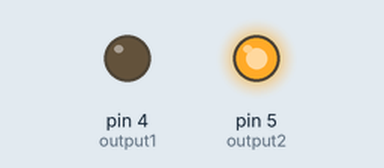
Recording of a sketch running on a simulated Arduino Uno, built with avr-gcc and run on an emulated ATmega328P. Parts: output pins drawn as LEDs (lit = HIGH).

Above: at 0.1 s.
Timing chart, 0 to 1.6 s (numbered marks = the images above):
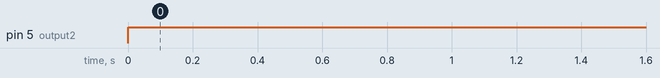

The sketch:

axialfluxmotor.ino
```cpp
const int sensor = 9;
const int output1 = 4, output2 = 5;
bool state = false;
void setup() {
   pinMode(sensor, INPUT);  //initializing the respective pins
   pinMode(output1,OUTPUT);
   pinMode(output2,OUTPUT);
   attachInterrupt(digitalPinToInterrupt(sensor),triggered, CHANGE);
}

void loop() { //Sets the pole of the coil(s)
    digitalWrite(output1,state);
    digitalWrite(output2,!state);
}
void triggered(){ //Triggers a change in pole when the condition is met
  state = !state;
}
```

Measured:
- by itself, pin 5 (output2): LOW → HIGH at 0.00 s
